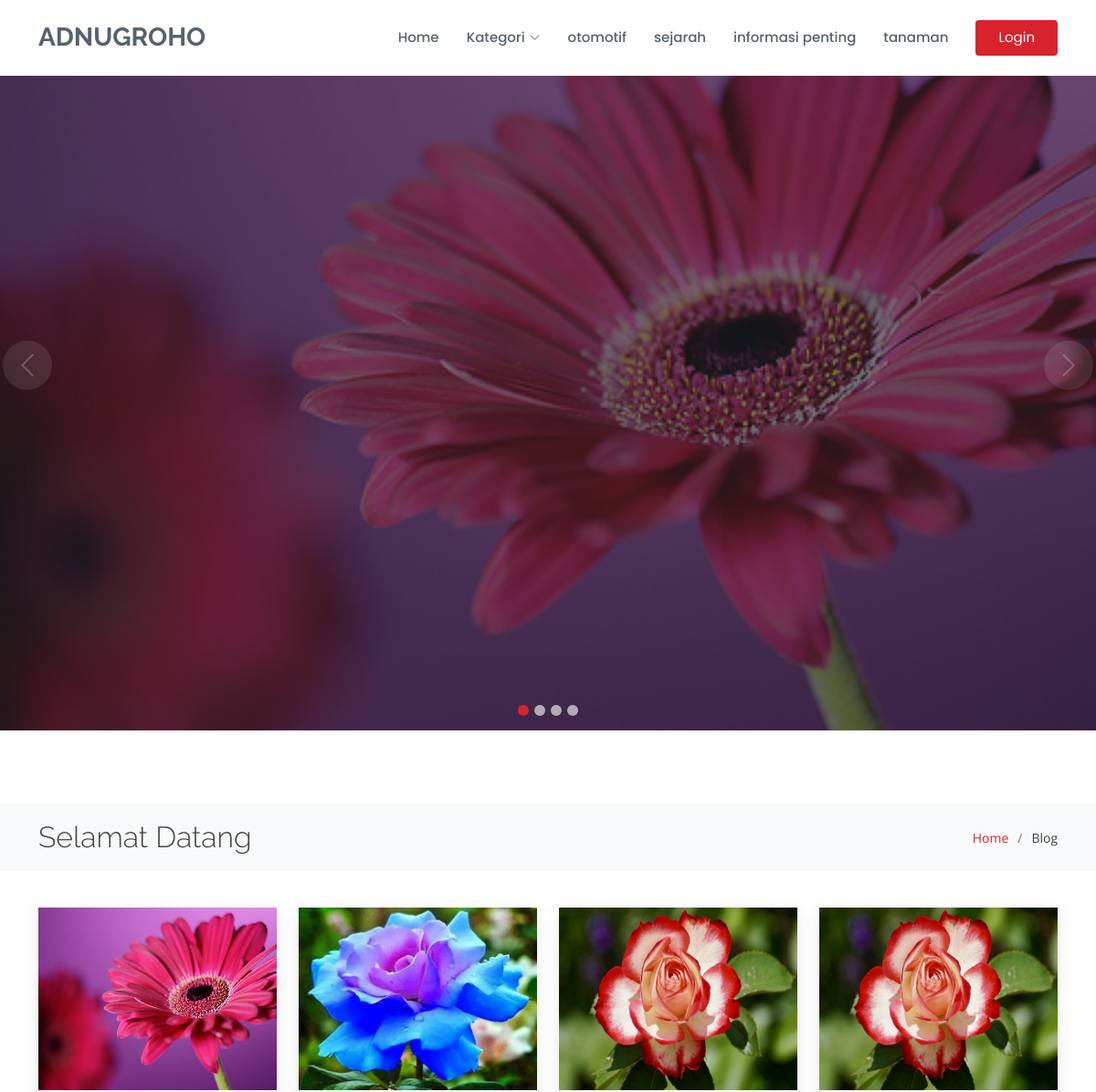
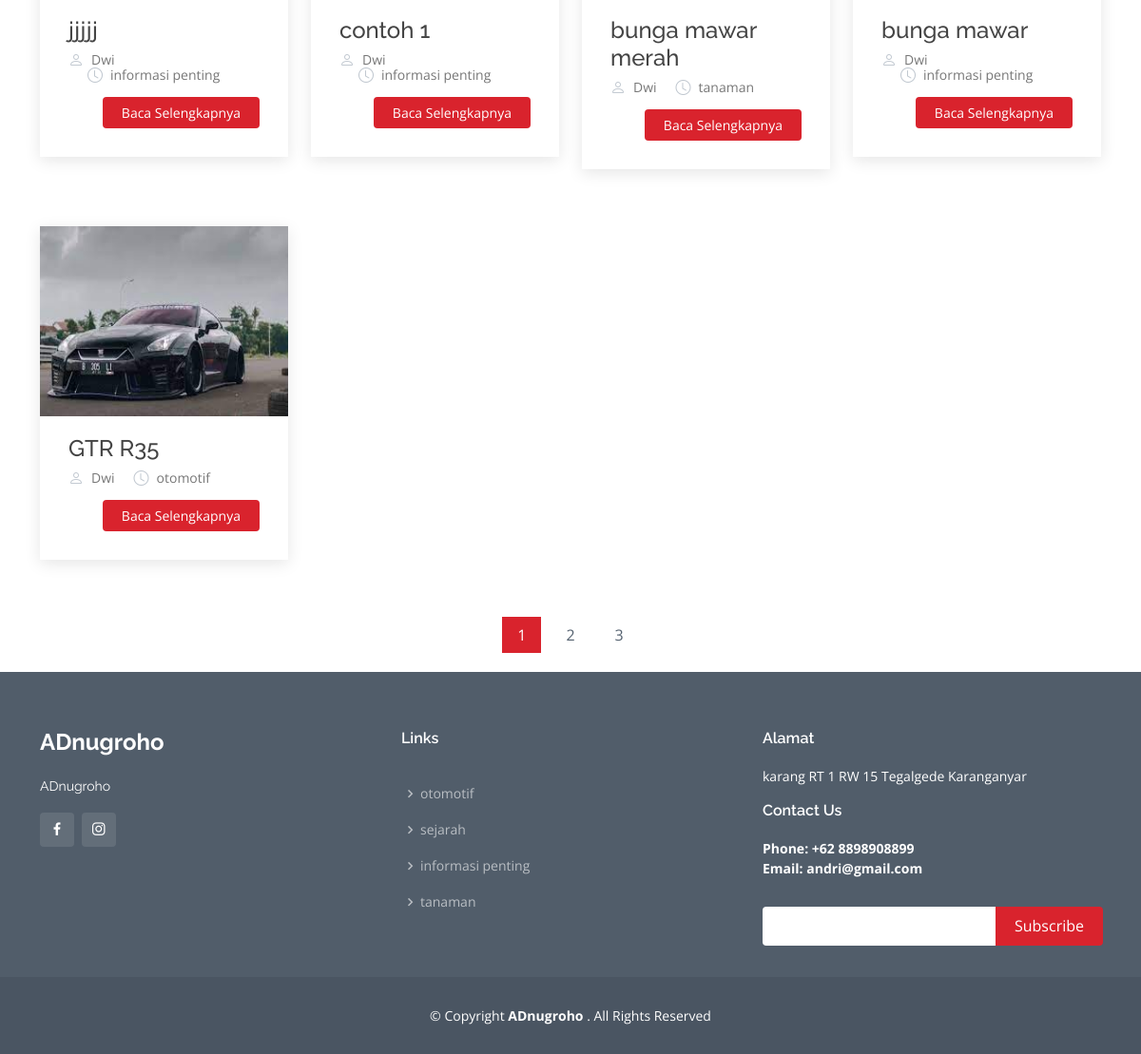
The page / on the database its author committed (2 pictures, top to bottom).
### tables this page shows
CREATE TABLE `konfigurasi` (
  `id_konfigurasi` int(11) NOT NULL,
  `judul_website` varchar(200) NOT NULL,
  `profil_website` text NOT NULL,
  `instagram` varchar(100) NOT NULL,
  `facebook` varchar(100) NOT NULL,
  `email` varchar(100) NOT NULL,
  `alamat` varchar(150) NOT NULL,
  `no_wa` varchar(30) NOT NULL
);

CREATE TABLE `kategori` (
  `id_kategori` int(11) NOT NULL,
  `nama_kategori` varchar(200) NOT NULL
);

CREATE TABLE `caraousel` (
  `id_caraousel` int(11) NOT NULL,
  `judul` varchar(50) NOT NULL,
  `foto` varchar(50) NOT NULL
);

CREATE TABLE `konten` (
  `id_konten` int(11) NOT NULL,
  `judul` varchar(200) NOT NULL,
  `keterangan` text NOT NULL,
  `foto` varchar(50) NOT NULL,
  `slug` varchar(200) NOT NULL,
  `id_kategori` varchar(20) NOT NULL,
  `tanggal` date NOT NULL,
  `username` varchar(50) NOT NULL
);

CREATE TABLE `user` (
  `id_user` int(11) NOT NULL,
  `username` varchar(100) NOT NULL,
  `nama` varchar(200) NOT NULL,
  `password` varchar(200) NOT NULL,
  `level` varchar(50) NOT NULL
);

### application/controllers/Home.php (called while the page is built, shortened)
<?php
class Home extends CI_Controller {
	public function index(){
        $this->db->from('konfigurasi');
        $konfig = $this->db->get()->row();
        $this->db->from('caraousel');
        $caraousel = $this->db->get()->result_array();
        $this->db->from('kategori');
        $kategori = $this->db->get()->result_array();
        $this->db->from('konten a');
        $this->db->join('kategori b','a.id_kategori=b.id_kategori','left');
        $this->db->join('user c','a.username=c.username','left');
		$this->db->order_by('tanggal','DESC');
        $konten = $this->db->get()->result_array();
        $data = array(
            'judul'      => 'Beranda | Andri',
            'konfig'     => $konfig,
            'kategori'   => $kategori,
            'caraousel'  => $caraousel,
            'konten'     => $konten,
        );
		$this->load->view('beranda', $data);
	}
}

### index.php (called while the page is built, shortened)
<?php
require_once BASEPATH.'core/CodeIgniter.php';

### application/views/beranda.php (the view, shortened to what this page needs)
<!DOCTYPE html>
<html lang="en">
<head>
    <link href="<?= base_url('assets/front/') ?>assets/vendor/animate.css/animate.min.css" rel="stylesheet">
    <link href="<?= base_url('assets/front/') ?>assets/vendor/bootstrap/css/bootstrap.min.css" rel="stylesheet">
    <link href="<?= base_url('assets/front/') ?>assets/vendor/bootstrap-icons/bootstrap-icons.css" rel="stylesheet">
    <link href="<?= base_url('assets/front/') ?>assets/vendor/boxicons/css/boxicons.min.css" rel="stylesheet">
    <link href="<?= base_url('assets/front/') ?>assets/vendor/glightbox/css/glightbox.min.css" rel="stylesheet">
    <link href="<?= base_url('assets/front/') ?>assets/vendor/remixicon/remixicon.css" rel="stylesheet">
    <link href="<?= base_url('assets/front/') ?>assets/vendor/swiper/swiper-bundle.min.css" rel="stylesheet">
    <link href="<?= base_url('assets/front/') ?>assets/css/style.css" rel="stylesheet">
</head>
<body>
    <header id="header" class="fixed-top d-flex align-items-center">
        <div class="container d-flex align-items-center">
            <h1 class="logo me-auto"><a href="index.html">
                    <?= $konfig->judul_website; ?>
                </a></h1>
            <nav id="navbar" class="navbar">
                <ul>
                    <li><a href="<?= base_url() ?>">Home</a></li>
                    <li class="dropdown"><a href="#"><span>Kategori</span> <i class="bi bi-chevron-down"></i></a>
                    </li>
                    <?php foreach ($kategori as $kate) { ?>
                        <li><a href="<?= base_url('home/kategori/' . $kate['id_kategori']) ?>">
                                <?= $kate['nama_kategori'] ?>
                            </a></li>
                    <?php } ?>
                    <li><a href="<?= base_url('auth') ?>" class="getstarted">Login</a></li>
                </ul>
            </nav>
        </div>
    </header>
    <section id="hero">
        <div id="heroCarousel" data-bs-interval="5000" class="carousel slide carousel-fade" data-bs-ride="carousel">
            <ol class="carousel-indicators" id="hero-carousel-indicators"></ol>
            <div class="carousel-inner" role="listbox">
                <?php $no = 1;
                foreach ($caraousel as $aa) { ?>
                    <div class="carousel-item <?php if ($no == 1) {
                        echo 'active';
                    } ?>">
                        <img src="<?= base_url('assets/upload/caraousel/' . $aa['foto']) ?>" class="d-block w-100">
                    </div>
                    <?php $no++;
                } ?>
            </div>
            <a class="carousel-control-prev" href="#heroCarousel" role="button" data-bs-slide="prev">
                <span class="carousel-control-prev-icon bi bi-chevron-left" aria-hidden="true"></span>
            </a>
            <a class="carousel-control-next" href="#heroCarousel" role="button" data-bs-slide="next">
                <span class="carousel-control-next-icon bi bi-chevron-right" aria-hidden="true"></span>
            </a>
        </div>
    </section>
    <main id="main">
        <section id="breadcrumbs" class="breadcrumbs">
            <div class="container">
                <div class="d-flex justify-content-between align-items-center">
                    <h2>Selamat Datang</h2>
                    <ol>
                        <li><a href="<?= base_url() ?>">Home</a></li>
                        <li>Blog</li>
                    </ol>
                </div>
            </div>
        </section>
        <section id="blog" class="blog">
            <div class="container">
                <div class="row">
                    <?php foreach ($konten as $uu) { ?>
                        <div class="col-lg-3 col-md-4 col-sm-6">
                            <article class="entry">
                                <div class="entry-img">
                                    <img src="<?= base_url('assets/upload/konten/' . $uu['foto']) ?>" class="img-fluid"
                                        style="height: 200px; width: 100%;">
                                </div>
                                <h4 class="">
                                    <?= $uu['judul'] ?>
                                </h4>
                                <div class="entry-meta">
                                    <ul>
                                        <li class="d-flex align-items-center"><i class="bi bi-person"></i> <a
                                                href="blog-single.html">
                                                <?= $uu['nama'] ?>
                                            </a></li>
                                        <li class="d-flex align-items-center"><i class="bi bi-clock"></i> <a
                                                href="blog-single.html"><time datetime="2020-01-01">
                                                    <?= $uu['nama_kategori'] ?>
                                                </time></a>
                                        </li>
                                    </ul>
                                </div>
                                <div class="entry-content">
                                    <div class="read-more">
                                        <a href="<?= base_url('home/artikel/' . $uu['slug']) ?>">Baca Selengkapnya</a>
                                    </div>
                                </div>
                            </article>
                        </div>
                    <?php } ?>
                </div>
            </div>
            <div class="blog-pagination">
                        <ul class="justify-content-center">
                            <li class="active"><a href="#">1</a></li>
                            <li><a href="#">2</a></li>
                            <li><a href="#">3</a></li>
                        </ul>
                    </div>
        </section>
    </main>
    <footer id="footer">
        <div class="footer-top">
            <div class="container">
                <div class="row">
                    <div class="col-lg-4 col-md-6">
                        <div class="footer-info">
                            <h3>
                                <?= $konfig->judul_website; ?>
                            </h3>
                            <p>
                                <?= $konfig->judul_website; ?>
                            </p>
                            <div class="social-links mt-3">
                                <a href="<?= $konfig->facebook; ?>" class="facebook"><i class="bx bxl-facebook"></i></a>
                                <a href="<?= $konfig->instagram; ?>" class="instagram"><i
                                        class="bx bxl-instagram"></i></a>
                            </div>
                        </div>
                    </div>
                    <div class="col-lg-4 col-md-6 footer-links">
                        <h4>Links</h4>
                        <ul>
                            <li><i class="bx bx-chevron-rht"></i> <a href="<?= base_url() ?>"></a></li>
                            <?php foreach ($kategori as $kate) { ?>
                                <li><i class="bx bx-chevron-right"></i> <a
                                        href="<?= base_url('home/kategori/' . $kate['id_kategori']) ?>">
                                        <?= $kate['nama_kategori'] ?>
                                    </a>
                                <?php } ?>
                        </ul>
                    </div>
                    <div class="col-lg-4 col-md-6 footer-newsletter">
                        <h4>Alamat</h4>
                        <p>
                            <?= $konfig->alamat; ?>
                        </p>
                        <h4>Contact Us</h4>
                        <p>
                            <strong>Phone:
                                <?= $konfig->no_wa; ?>
                            </strong> <br>
                            <strong>Email:
                                <?= $konfig->email; ?>
                            </strong> <br>
                        </p>
                        <form action="" method="post">
                            <input type="email" name="email"><input type="submit" value="Subscribe">
                        </form>
                    </div>
                </div>
            </div>
        </div>
        <div class="container">
            <div class="copyright">
                &copy; Copyright <strong><span>
                        <?= $konfig->judul_website; ?>
                    </span></strong>. All Rights Reserved
            </div>
        </div>
    </footer>
</body>
</html>

### rows shown on the page
konfigurasi: judul_website "ADNUGROHO", judul_website "ADnugroho", alamat "karang RT 1 RW 15 Tegalgede Karanganyar", no_wa "+62 8898908899", email "andri@gmail.com"
kategori: nama_kategori "otomotif"
kategori: nama_kategori "sejarah"
kategori: nama_kategori "informasi penting"
kategori: nama_kategori "tanaman"
caraousel: foto (picture)
konten: foto (picture), judul "jjjjj", user.nama "Dwi", id_kategori.nama_kategori "informasi penting"
konten: foto (picture), judul "contoh 1", user.nama "Dwi", id_kategori.nama_kategori "informasi penting"
konten: foto (picture), judul "bunga mawar merah", user.nama "Dwi", id_kategori.nama_kategori "tanaman"
konten: foto (picture), judul "bunga mawar", user.nama "Dwi", id_kategori.nama_kategori "informasi penting"
konten: foto (picture), judul "GTR R35", user.nama "Dwi", id_kategori.nama_kategori "otomotif"
